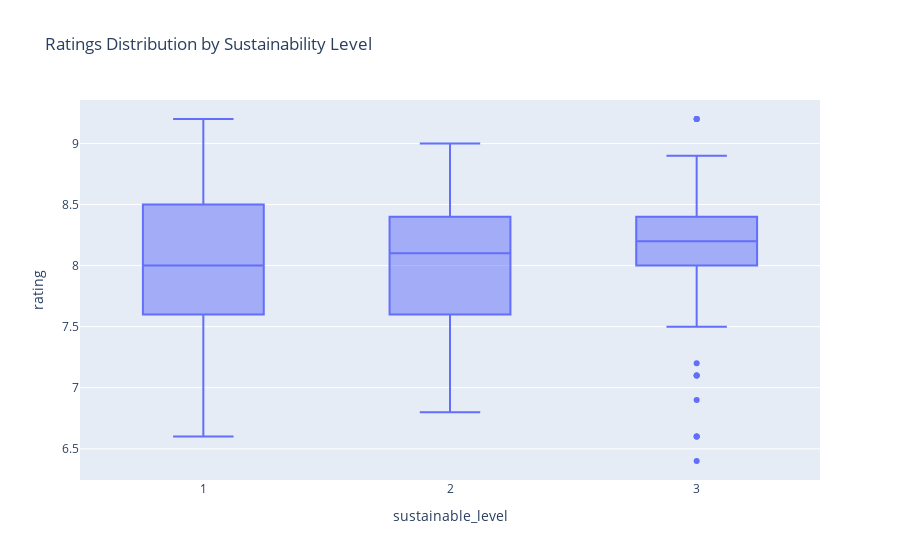

Here is the notebook cell this chart was saved with:
### Markdown cell above
# Box Plot: Distribution of Ratings by Sustainability Level
It looks like hotels with higher sustainability levels have more consistent ratings. Their ratings vary less compared to others. This means the more sustainable a hotel is, the more predictable its rating. This suggests a link between sustainability and steady quality in hotels.

### Code cell
fig3.show()

### Figure 1 — Plotly figure (JSON) as saved in the notebook; plotly's stock layout.template omitted (floating-point values rounded to 4 significant figures; data arrays with more than 128 entries replaced by an {"elided": "..."} marker saying what was removed)
{"data": [{"alignmentgroup": "True", "hovertemplate": "sustainable_level=%{x}<br>rating=%{y}<extra></extra>", "legendgroup": "", "marker": {"color": "#636efa"}, "name": "", "notched": false, "offsetgroup": "", "orientation": "v", "showlegend": false, "type": "box", "x": {"elided": "226 int values"}, "x0": " ", "xaxis": "x", "y": {"elided": "226 float values"}, "y0": " ", "yaxis": "y"}], "layout": {"boxmode": "group", "legend": {"tracegroupgap": 0}, "title": {"text": "Ratings Distribution by Sustainability Level"}, "xaxis": {"anchor": "y", "domain": [0, 1], "title": {"text": "sustainable_level"}}, "yaxis": {"anchor": "x", "domain": [0, 1], "title": {"text": "rating"}}}}
